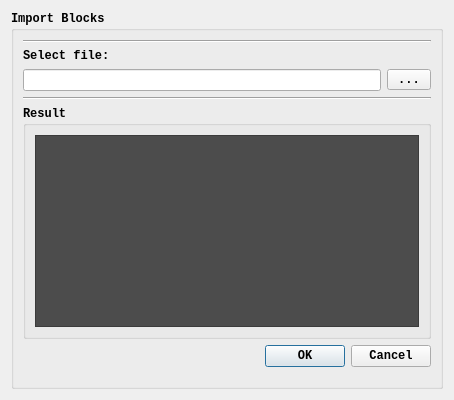
<?xml version="1.0" encoding="UTF-8"?>
<ui version="4.0">
 <class>ImportBlocksDialog</class>
 <widget class="QDialog" name="ImportBlocksDialog">
  <property name="geometry">
   <rect>
    <x>0</x>
    <y>0</y>
    <width>454</width>
    <height>400</height>
   </rect>
  </property>
  <property name="sizePolicy">
   <sizepolicy hsizetype="Preferred" vsizetype="Preferred">
    <horstretch>0</horstretch>
    <verstretch>0</verstretch>
   </sizepolicy>
  </property>
  <property name="minimumSize">
   <size>
    <width>400</width>
    <height>300</height>
   </size>
  </property>
  <property name="maximumSize">
   <size>
    <width>500</width>
    <height>400</height>
   </size>
  </property>
  <property name="windowTitle">
   <string>Import Blocks Dialog</string>
  </property>
  <layout class="QGridLayout" name="gridLayout_3">
   <item row="0" column="0">
    <widget class="QGroupBox" name="groupBox">
     <property name="font">
      <font>
       <family>Courier New</family>
       <weight>75</weight>
       <bold>true</bold>
      </font>
     </property>
     <property name="title">
      <string>Import Blocks</string>
     </property>
     <layout class="QGridLayout" name="gridLayout_2">
      <item row="0" column="0">
       <layout class="QGridLayout" name="gridLayout_12">
        <item row="1" column="0">
         <widget class="QLabel" name="portLabel">
          <property name="font">
           <font>
            <family>Courier New</family>
           </font>
          </property>
          <property name="text">
           <string>Select file:</string>
          </property>
          <property name="alignment">
           <set>Qt::AlignLeading|Qt::AlignLeft|Qt::AlignVCenter</set>
          </property>
         </widget>
        </item>
        <item row="2" column="0" colspan="3">
         <widget class="QLineEdit" name="fileNameLineEdit"/>
        </item>
        <item row="4" column="0" colspan="4">
         <widget class="QGroupBox" name="groupBox_2">
          <property name="title">
           <string>Result</string>
          </property>
          <layout class="QGridLayout" name="gridLayout">
           <item row="0" column="0">
            <widget class="QTextEdit" name="messageTextEdit">
             <property name="autoFillBackground">
              <bool>true</bool>
             </property>
             <property name="styleSheet">
              <string notr="true">background: rgb(76, 76, 76)</string>
             </property>
            </widget>
           </item>
          </layout>
         </widget>
        </item>
        <item row="7" column="1">
         <spacer name="verticalSpacer">
          <property name="orientation">
           <enum>Qt::Vertical</enum>
          </property>
          <property name="sizeHint" stdset="0">
           <size>
            <width>20</width>
            <height>10</height>
           </size>
          </property>
         </spacer>
        </item>
        <item row="2" column="3">
         <widget class="QToolButton" name="selectFileToolButton">
          <property name="text">
           <string>...</string>
          </property>
         </widget>
        </item>
        <item row="5" column="0" colspan="4">
         <widget class="QDialogButtonBox" name="buttonBox">
          <property name="orientation">
           <enum>Qt::Horizontal</enum>
          </property>
          <property name="standardButtons">
           <set>QDialogButtonBox::Cancel|QDialogButtonBox::Ok</set>
          </property>
         </widget>
        </item>
        <item row="0" column="0" colspan="4">
         <widget class="Line" name="line">
          <property name="orientation">
           <enum>Qt::Horizontal</enum>
          </property>
         </widget>
        </item>
        <item row="3" column="0" colspan="4">
         <widget class="Line" name="line_2">
          <property name="orientation">
           <enum>Qt::Horizontal</enum>
          </property>
         </widget>
        </item>
       </layout>
      </item>
     </layout>
    </widget>
   </item>
  </layout>
 </widget>
 <resources/>
 <connections>
  <connection>
   <sender>buttonBox</sender>
   <signal>accepted()</signal>
   <receiver>ImportBlocksDialog</receiver>
   <slot>accept()</slot>
   <hints>
    <hint type="sourcelabel">
     <x>248</x>
     <y>254</y>
    </hint>
    <hint type="destinationlabel">
     <x>157</x>
     <y>274</y>
    </hint>
   </hints>
  </connection>
  <connection>
   <sender>buttonBox</sender>
   <signal>rejected()</signal>
   <receiver>ImportBlocksDialog</receiver>
   <slot>reject()</slot>
   <hints>
    <hint type="sourcelabel">
     <x>316</x>
     <y>260</y>
    </hint>
    <hint type="destinationlabel">
     <x>286</x>
     <y>274</y>
    </hint>
   </hints>
  </connection>
 </connections>
</ui>
